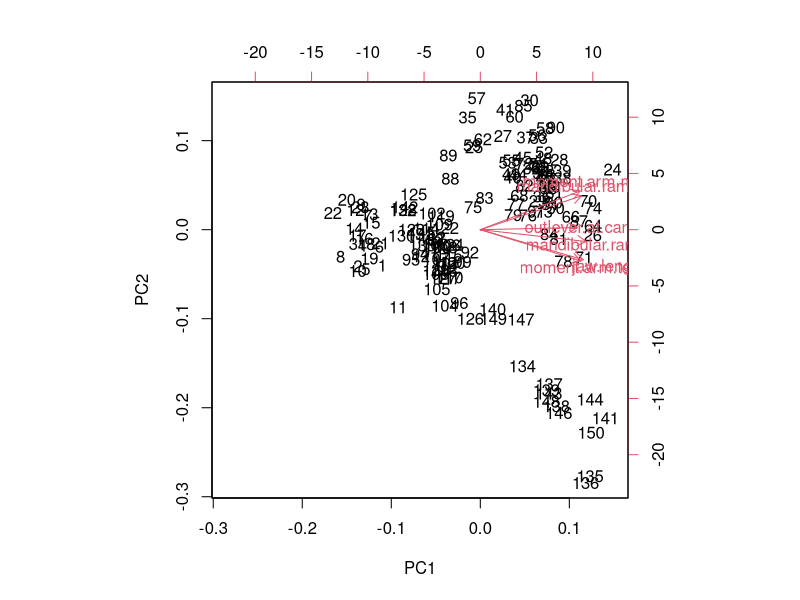
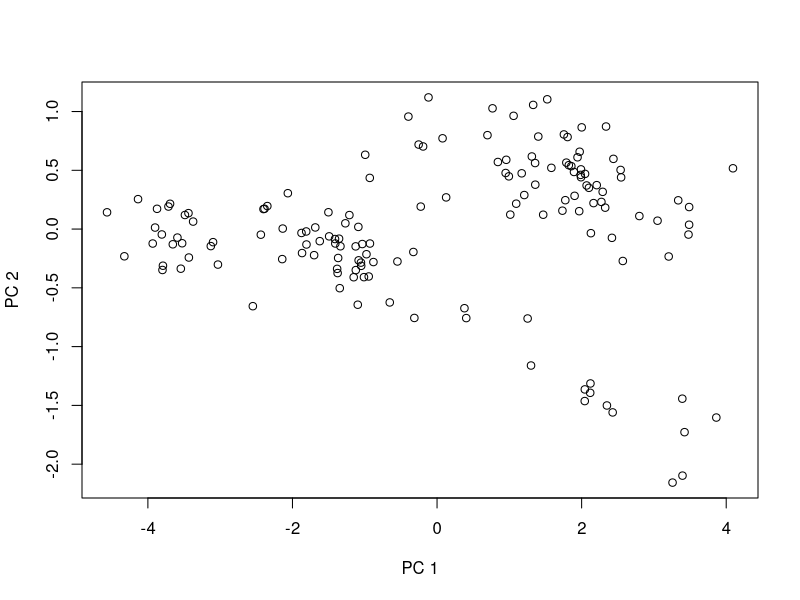
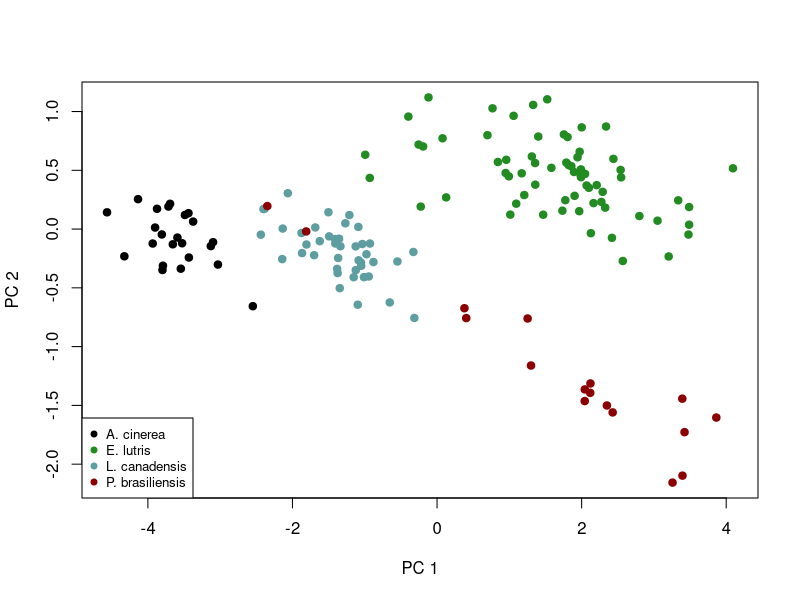
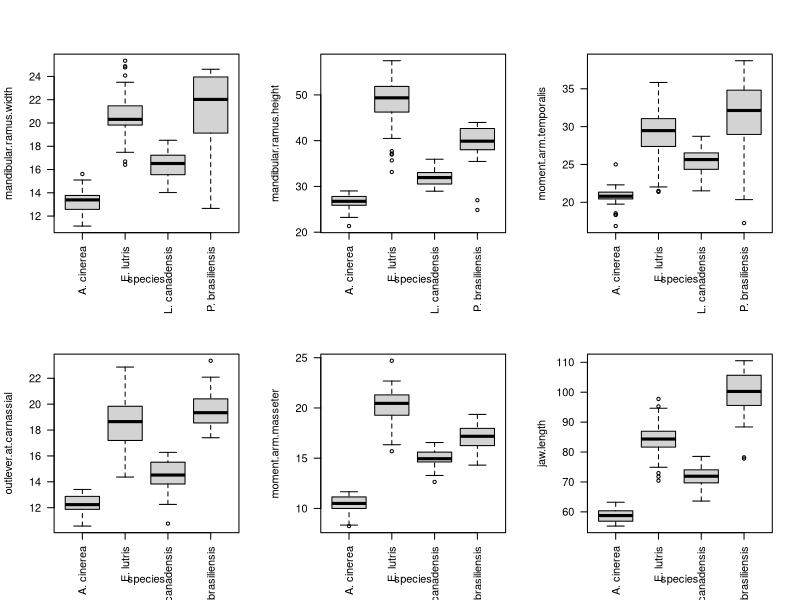
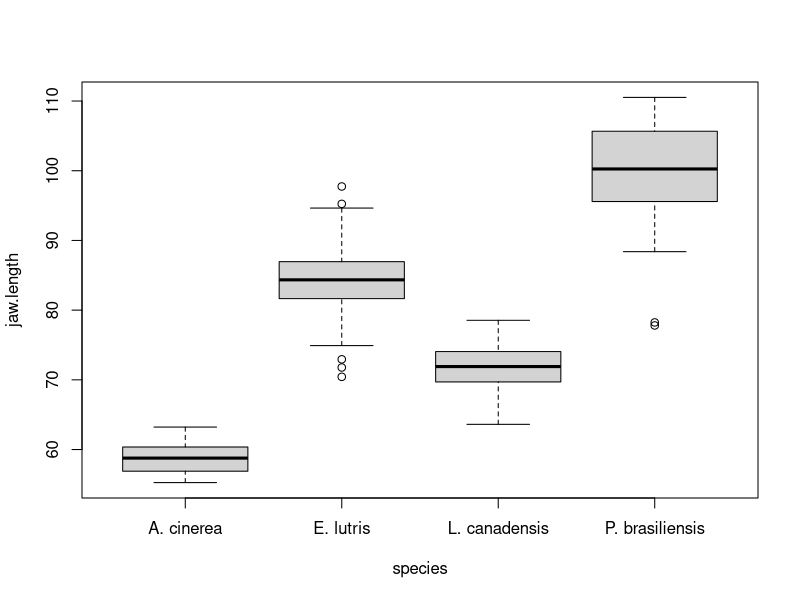
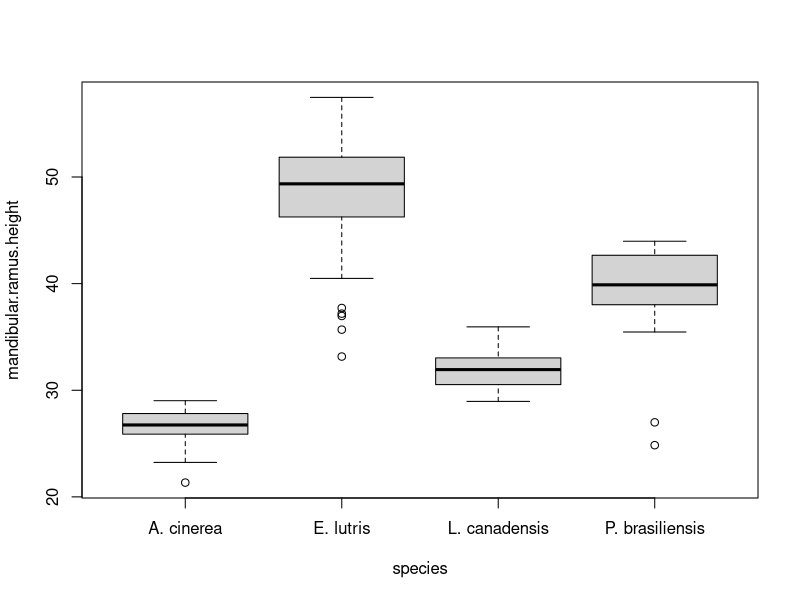
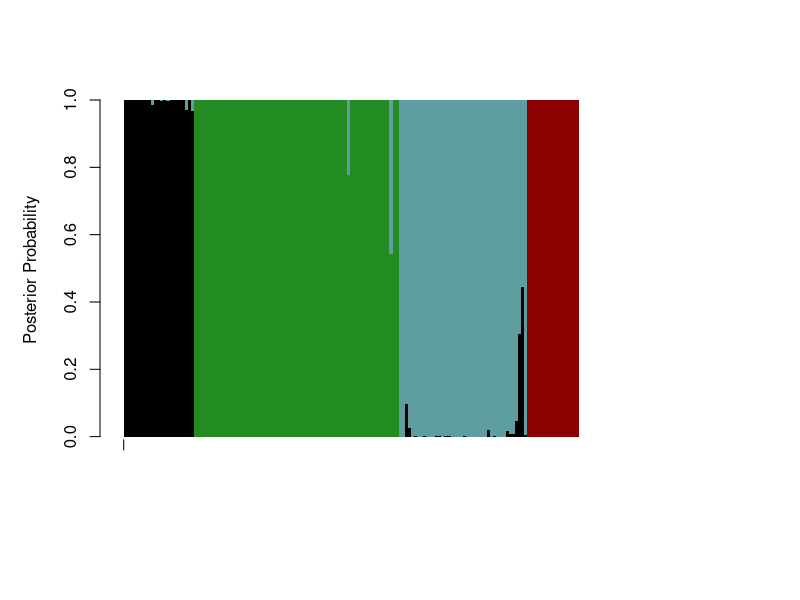

R code for these plots, in order: (Note: this script raises an error after producing the figures.)
## ---- chunk 1
otter <- read.csv(file = "data/otter-mandible-data.csv", header = TRUE)
## ---- chunk 2
otter <- na.omit(otter)
## ---- chunk 3
pca.fit <- prcomp(x = otter[, -1], scale. = TRUE)
## ---- chunk 4
pca.summary <- summary(pca.fit)
ls(pca.summary) # Lists the objects produced by summary
## ---- chunk 5
pca.summary$importance
## ---- chunk 6
pca.summary$rotation
## ---- chunk 7
# Crude, but should be fine
direction <- "positive"
if (sum(pca.summary$rotation) < 0) {
  direction <- "negative" 
}
## ---- chunk 8
biplot(x = pca.fit)
## ---- chunk 9
plot(x = pca.fit$x[, 1],
     y = pca.fit$x[, 2],
     xlab = "PC 1",
     ylab = "PC 2")
## ---- chunk 10
# Pull out the unique values in the 'species' column
species <- unique(otter$species)
# Set up a vector of colors for the legend
legend.cols <- c("black", "forestgreen", "cadetblue", "darkred") 
################################################################################
# Set up a vector of colors for the actual plot, based on values in the 
# 'species' column and the legend colors vector. This vector has one element 
# corresponding to each row of the otter data frame. 
pt.cols <- rep(x = legend.cols[1], length = nrow(otter))
pt.cols[otter$species == species[2]] <- legend.cols[2]
pt.cols[otter$species == species[3]] <- legend.cols[3]
pt.cols[otter$species == species[4]] <- legend.cols[4]
plot(x = pca.fit$x[, 1],
     y = pca.fit$x[, 2],
     xlab = "PC 1",
     ylab = "PC 2",
     pch = 19,
     col = pt.cols)
legend("bottomleft", legend = species, pch = 19, col = legend.cols, cex = 0.8)
## ---- chunk 11
par(mfrow = c(2, 3), las = 2) # To set-up a multi-panel graph (2 rows, 3 columns), filling row by row
boxplot(formula = mandibular.ramus.width ~ species, data = otter)
boxplot(formula = mandibular.ramus.height ~ species, data = otter)
boxplot(formula = moment.arm.temporalis ~ species, data = otter)
boxplot(formula = outlever.at.carnassial ~ species, data = otter)
boxplot(formula = moment.arm.masseter ~ species, data = otter)
boxplot(formula = jaw.length ~ species, data = otter)
par(mfrow = c(1, 1), las = 0) # To restore graphing defaults
## ---- chunk 12
boxplot(formula = jaw.length ~ species, data = otter)
boxplot(formula = mandibular.ramus.height ~ species, data = otter)
## ---- chunk 13

## ---- chunk 14
library("MASS")
lda.fit <- lda(formula = species ~ ., 
               data = otter, 
               prior = c(1,1,1,1)/4, 
               CV = TRUE)
posteriors <- t(lda.fit$posterior)

legend.cols <- c("black", "forestgreen", "cadetblue", "darkred") 

tick.pos <- c(0, 
              nrow(otter) - match(levels(otter$species)[1], rev(otter$species)) + 1, # last occurrence of first species
              nrow(otter) - match(levels(otter$species)[2], rev(otter$species)) + 1, # last occurrence of second species
              nrow(otter) - match(levels(otter$species)[3], rev(otter$species)) + 1, # last occurrence of third species
              nrow(otter) - match(levels(otter$species)[4], rev(otter$species)) + 1)# last occurrence of fourth species)

label.pos <- c(floor((tick.pos[2] - tick.pos[1]) / 2),
               floor((tick.pos[3] - tick.pos[2]) / 2 + tick.pos[2]),
               floor((tick.pos[4] - tick.pos[3]) / 2 + tick.pos[3]),
               floor((tick.pos[5] - tick.pos[4]) / 2 + tick.pos[4]))

mar.default <- c(5, 4, 4, 2) + 1 # from par documentation
par(mar = mar.default + c(2, 0, 0, 0)) 

barplot(posteriors,
        ylab = "Posterior Probability",
        space = 0,
        border = NA,
        xaxt = 'n',
        xlim = c(0, ncol(posteriors) + 45),
        col = legend.cols,
        legend.text = levels(otter$species),
        args.legend = list(cex = 0.7, x = ncol(posteriors) + 55, y = 0.6, xpd = TRUE))
axis(side = 1, at = tick.pos, labels = FALSE) # tick marks
axis(side = 1, at = label.pos, labels = levels(otter$species), tick = FALSE, par(las = 2, cex = 0.8))

par(mar = mar.default)
